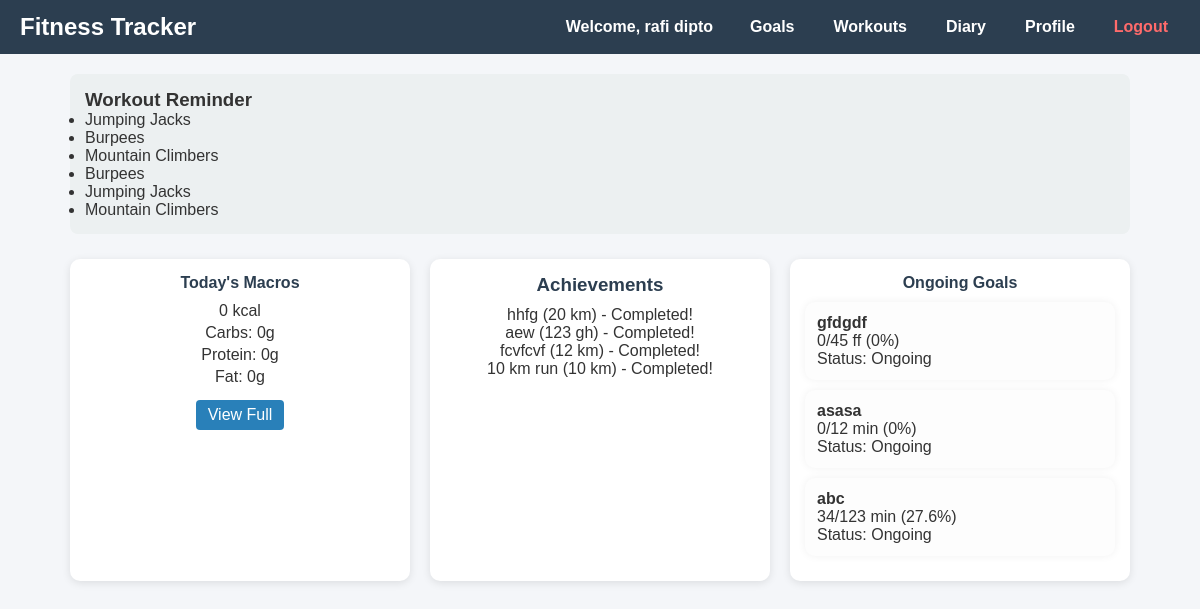
/public/index.php?controller=auth&action=dashboard (signed in), run on the app's committed database.
### tables this page shows
CREATE TABLE `exercises` (
  `id` int(11) NOT NULL,
  `workout_id` int(11) DEFAULT NULL,
  `exercise_name` varchar(100) DEFAULT NULL,
  `sets` int(11) DEFAULT NULL,
  `reps` varchar(50) DEFAULT NULL
);

CREATE TABLE `goals` (
  `id` int(11) NOT NULL,
  `user_id` int(11) NOT NULL,
  `title` varchar(255) NOT NULL,
  `description` text DEFAULT NULL,
  `target_value` int(11) NOT NULL,
  `current_value` int(11) DEFAULT 0,
  `unit` varchar(50) DEFAULT '',
  `status` enum('ongoing','completed') DEFAULT 'ongoing',
  `created_at` timestamp NOT NULL DEFAULT current_timestamp()
);

### app/controllers/AuthController.php (called while the page is built, shortened)
<?php
require_once(ROOT . '/config/database.php');
require_once(ROOT . '/app/models/WorkoutModel.php');
require_once(ROOT . '/app/models/GoalModel.php');
function dashboard() {
    global $conn;
    $user = $_SESSION['user'];
    $todayExercises = getTodayWorkout($conn, $user['id']);
    $activeGoals = getGoalsByStatus($conn, $user['id'], 'ongoing');
    $completedGoals = getGoalsByStatus($conn, $user['id'], 'completed');
    require(ROOT . '/app/views/dashboard.php');
}

### app/models/WorkoutModel.php (called while the page is built, shortened)
<?php
function getTodayWorkout($conn, $user_id) {
    $stmt = $conn->prepare("
        SELECT up.*, p.duration_weeks
        FROM user_programs up
        JOIN programs p ON up.program_id = p.id
        WHERE up.user_id = ?");
    $stmt->bind_param("i", $user_id);
    $stmt->execute();
    $userProgram = $stmt->get_result()->fetch_assoc();
    $today = new DateTime();
    $start = new DateTime($userProgram['start_date']);
    $diff = $start->diff($today);
    $daysPassed = $diff->days;
    $weekNumber = floor($daysPassed / 7) + 1;
    $dayOfWeek = date('l');
    $stmt = $conn->prepare("
        SELECT w.* FROM schedule s
        JOIN workouts w ON s.workout_id = w.id
        WHERE s.user_id = ? AND s.week_number = ? AND s.day_of_week = ?");
    $stmt->bind_param("iis", $user_id, $weekNumber, $dayOfWeek);
    $stmt->execute();
    $workout = $stmt->get_result()->fetch_assoc();
    $stmt = $conn->prepare("SELECT * FROM exercises WHERE workout_id = ?");
    $stmt->bind_param("i", $workout['id']);
    $stmt->execute();
    return $stmt->get_result();
}

### app/models/GoalModel.php (called while the page is built, shortened)
<?php
function getGoalsByStatus($conn, $user_id, $status) {
    $stmt = $conn->prepare("SELECT * FROM goals WHERE user_id = ? AND status = ?");
    $stmt->bind_param("is", $user_id, $status);
    $stmt->execute();
    return $stmt->get_result()->fetch_all(MYSQLI_ASSOC);
}

### app/views/dashboard.php (the view, shortened to what this page needs)
<?php require_once ROOT . '/app/views/part/header.php'; ?>
<!DOCTYPE html>
<html lang="en">
<head>
</head>
<body>
<div class="dashboard-container">
    <div class="notification-box">
        <h3>Workout Reminder</h3>
        <?php if (!empty($todayExercises)): ?>
            <ul>
                <?php foreach ($todayExercises as $exercise): ?>
                    <li><?= htmlspecialchars($exercise['exercise_name']) ?></li>
                <?php endforeach; ?>
            </ul>
        <?php else: ?>
            <p>No workouts scheduled today. Enjoy your rest!</p>
        <?php endif; ?>
    </div>
    <div class="summary-cards">
        <div class="card">
            <h4>Today's Macros</h4>
            <p><?= $macros['calories'] ?? 0 ?> kcal</p>
            <p>Carbs: <?= $macros['carbs'] ?? 0 ?>g</p>
            <p>Protein: <?= $macros['protein'] ?? 0 ?>g</p>
            <p>Fat: <?= $macros['fat'] ?? 0 ?>g</p>
            <a href="?controller=nutrition&action=macroDashboard">View Full</a>
        </div>
        <div class="card">
            <h3>Achievements</h3>
            <?php if (!empty($completedGoals)): ?>
                <?php foreach ($completedGoals as $goal): ?>
                    <div>
                         <?= htmlspecialchars($goal['title']) ?> (<?= $goal['target_value'] ?> <?= $goal['unit'] ?>) - Completed!
                    </div>
                <?php endforeach; ?>
            <?php else: ?>
                <p>No completed goals yet. Keep going! </p>
            <?php endif; ?>
        </div>
        <div class="card">
            <h4>Ongoing Goals</h4>
            <?php if (!empty($activeGoals)): ?>
                <?php foreach ($activeGoals as $goal): ?>
                    <?php
                        $title = htmlspecialchars($goal['title']);
                        $current = (int)$goal['current_value'];
                        $target = (int)$goal['target_value'];
                        $unit = htmlspecialchars($goal['unit']);
                        $progress = $target > 0 ? round(($current / $target) * 100, 1) : 0;
                        $status = $goal['status'] === 'completed' ? 'Completed' : 'Ongoing';
                    ?>
                    <div class="goal-item">
                        <span><?= $title ?></span><br>
                        <?= $current ?>/<?= $target ?> <?= $unit ?> (<?= $progress ?>%)<br>
                        Status: <?= $status ?>
                    </div>
                <?php endforeach; ?>
            <?php else: ?>
                <p>No active goals. Set one to start your journey!</p>
            <?php endif; ?>
        </div>
    </div>
</div>
</body>
</html>

### app/views/part/header.php (style rules this page uses)
* { box-sizing: border-box; margin: 0; padding: 0; }
body { font-family: Arial, sans-serif; background-color: #f4f6f9; color: #333; }

### app/views/dashboard.php (style rules this page uses)
.dashboard-container { padding: 20px; max-width: 1100px; margin: auto; font-family: Arial, sans-serif; }
.notification-box { background-color: #ecf0f1; padding: 15px; border-radius: 8px; margin-bottom: 25px; }
.summary-cards { display: grid; grid-template-columns: repeat(auto-fit, minmax(250px, 1fr)); gap: 20px; }
.card { background-color: white; border-radius: 10px; padding: 15px; box-shadow: 0 2px 8px rgba(0,0,0,0.1); text-align: center; }
.card h4, .card h3 { margin-bottom: 10px; color: #2c3e50; }
.card p, .card ul, .card li { margin: 4px 0; padding: 0; list-style: none; }
.card a { text-decoration: none; background-color: #2980b9; color: white; padding: 6px 12px; border-radius: 4px; display: inline-block; margin-top: 10px; }
.goal-item { background: #fdfdfd; padding: 12px; border-radius: 10px; box-shadow: 0 0 8px rgba(0,0,0,0.06); margin-bottom: 10px; text-align: left; }
.goal-item span { font-weight: bold; }

### data on the page
exercises: exercise_name "Jumping Jacks"
exercises: exercise_name "Burpees"
exercises: exercise_name "Mountain Climbers"
exercises: exercise_name "Burpees"
exercises: exercise_name "Jumping Jacks"
exercises: exercise_name "Mountain Climbers"
goals: title "hhfg", target_value "20", unit "km"
goals: title "aew", target_value "123", unit "gh"
goals: title "fcvfcvf", target_value "12", unit "km"
goals: title "10 km run", target_value "10", unit "km"
goals: title "gfdgdf", current_value "0", target_value "45", unit "ff", status "Ongoing"
goals: title "asasa", current_value "0", target_value "12", unit "min", status "Ongoing"
goals: title "abc", current_value "34", target_value "123", unit "min", progress "27.6", status "Ongoing"

### other printed values
$user['first_name'] . ' ' . $user['last_name'] "rafi dipto"
$macros['calories'] "0"
$macros['carbs'] "0"
$macros['protein'] "0"
$macros['fat'] "0"
